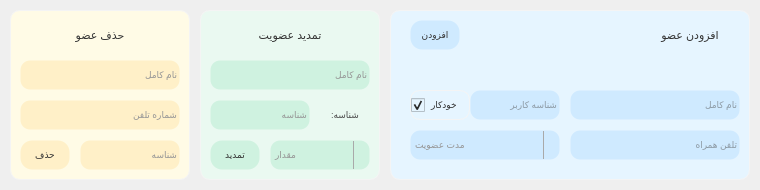
  <widget class="QFrame" name="frame_quick_acc">
   <property name="geometry">
    <rect>
     <x>20</x>
     <y>510</y>
     <width>760</width>
     <height>190</height>
    </rect>
   </property>
   <property name="styleSheet">
    <string notr="true">border-width:0px;
border-style:solid;
border-radius: 10px;
border-color: rgb(255, 255, 255);
color: rgb(50, 50, 50);</string>
   </property>
   <property name="frameShape">
    <enum>QFrame::StyledPanel</enum>
   </property>
   <property name="frameShadow">
    <enum>QFrame::Raised</enum>
   </property>
   <widget class="QFrame" name="frame_comp_3">
    <property name="geometry">
     <rect>
      <x>10</x>
      <y>10</y>
      <width>180</width>
      <height>170</height>
     </rect>
    </property>
    <property name="cursor">
     <cursorShape>ArrowCursor</cursorShape>
    </property>
    <property name="styleSheet">
     <string notr="true">border-width:1px;
border-style:solid;
border-radius: 10px;
border-color: rgb(244, 244, 244);
background-color: rgb(255, 251, 230);</string>
    </property>
    <property name="frameShape">
     <enum>QFrame::NoFrame</enum>
    </property>
    <property name="frameShadow">
     <enum>QFrame::Raised</enum>
    </property>
    <widget class="QLabel" name="lbl_delUser_name">
     <property name="geometry">
      <rect>
       <x>10</x>
       <y>50</y>
       <width>160</width>
       <height>30</height>
      </rect>
     </property>
     <property name="font">
      <font>
       <pointsize>7</pointsize>
      </font>
     </property>
     <property name="layoutDirection">
      <enum>Qt::LeftToRight</enum>
     </property>
     <property name="styleSheet">
      <string notr="true">color: rgb(50, 50, 50);
color: rgb(150, 150, 150);
border-color: rgba(0, 0, 0, 0);
background-color: rgb(255, 240, 200);</string>
     </property>
     <property name="text">
      <string>نام کامل</string>
     </property>
     <property name="alignment">
      <set>Qt::AlignLeading|Qt::AlignLeft|Qt::AlignVCenter</set>
     </property>
    </widget>
    <widget class="QLabel" name="lbl_delUser_user_code">
     <property name="geometry">
      <rect>
       <x>70</x>
       <y>130</y>
       <width>100</width>
       <height>30</height>
      </rect>
     </property>
     <property name="font">
      <font>
       <pointsize>7</pointsize>
      </font>
     </property>
     <property name="layoutDirection">
      <enum>Qt::LeftToRight</enum>
     </property>
     <property name="styleSheet">
      <string notr="true">color: rgb(50, 50, 50);
color: rgb(150, 150, 150);
border-color: rgba(0, 0, 0, 0);
background-color: rgb(255, 240, 200);</string>
     </property>
     <property name="text">
      <string>شناسه</string>
     </property>
     <property name="alignment">
      <set>Qt::AlignLeading|Qt::AlignLeft|Qt::AlignVCenter</set>
     </property>
    </widget>
    <widget class="QLabel" name="lbl_delUser_number">
     <property name="geometry">
      <rect>
       <x>10</x>
       <y>90</y>
       <width>160</width>
       <height>30</height>
      </rect>
     </property>
     <property name="font">
      <font>
       <pointsize>7</pointsize>
      </font>
     </property>
     <property name="layoutDirection">
      <enum>Qt::LeftToRight</enum>
     </property>
     <property name="styleSheet">
      <string notr="true">color: rgb(50, 50, 50);
color: rgb(150, 150, 150);
border-color: rgba(0, 0, 0, 0);
background-color: rgb(255, 240, 200);</string>
     </property>
     <property name="text">
      <string>شماره تلفن</string>
     </property>
     <property name="alignment">
      <set>Qt::AlignLeading|Qt::AlignLeft|Qt::AlignVCenter</set>
     </property>
    </widget>
    <widget class="QPushButton" name="btn_delUser_submit">
     <property name="geometry">
      <rect>
       <x>10</x>
       <y>130</y>
       <width>50</width>
       <height>30</height>
      </rect>
     </property>
     <property name="font">
      <font>
       <pointsize>7</pointsize>
      </font>
     </property>
     <property name="cursor">
      <cursorShape>PointingHandCursor</cursorShape>
     </property>
     <property name="focusPolicy">
      <enum>Qt::NoFocus</enum>
     </property>
     <property name="styleSheet">
      <string notr="true">/*
border-width:1px;
border-style:solid;
border-radius: 12px;
border-color: rgba(244, 244, 244, 0);
background-color: rgb(225, 225, 225);
color: rgb(50, 50, 50);
*/

QPushButton {
	border-width:1px;
	border-style:solid;
	border-radius: 12px;
	border-color: rgba(244, 244, 244, 0);
	background-color: rgb(255, 240, 200);
	color: rgb(50, 50, 50);
}

QPushButton:pressed {
	background-color: rgb(173, 215, 239);
	
	background-color: rgb(246, 224, 150);
}</string>
     </property>
     <property name="text">
      <string>حذف</string>
     </property>
    </widget>
    <widget class="QLabel" name="lbl_comp_3_title">
     <property name="geometry">
      <rect>
       <x>40</x>
       <y>10</y>
       <width>100</width>
       <height>30</height>
      </rect>
     </property>
     <property name="font">
      <font>
       <pointsize>8</pointsize>
      </font>
     </property>
     <property name="styleSheet">
      <string notr="true">border-color: rgba(0, 0, 0, 0);
background-color: rgba(0, 0, 0, 0);
color: rgb(50, 50, 50);</string>
     </property>
     <property name="text">
      <string>حذف عضو</string>
     </property>
     <property name="alignment">
      <set>Qt::AlignCenter</set>
     </property>
    </widget>
   </widget>
   <widget class="QFrame" name="frame_comp_1">
    <property name="geometry">
     <rect>
      <x>390</x>
      <y>10</y>
      <width>360</width>
      <height>170</height>
     </rect>
    </property>
    <property name="cursor">
     <cursorShape>ArrowCursor</cursorShape>
    </property>
    <property name="styleSheet">
     <string notr="true">border-width:1px;
border-style:solid;
border-radius: 10px;
border-color: rgb(244, 244, 244);
background-color: rgb(230, 245, 255);</string>
    </property>
    <property name="frameShape">
     <enum>QFrame::NoFrame</enum>
    </property>
    <property name="frameShadow">
     <enum>QFrame::Raised</enum>
    </property>
    <widget class="QLabel" name="lbl_comp_1_title">
     <property name="geometry">
      <rect>
       <x>250</x>
       <y>10</y>
       <width>100</width>
       <height>30</height>
      </rect>
     </property>
     <property name="font">
      <font>
       <pointsize>8</pointsize>
      </font>
     </property>
     <property name="styleSheet">
      <string notr="true">border-color: rgba(0, 0, 0, 0);
background-color: rgba(0, 0, 0, 0);
color: rgb(50, 50, 50);</string>
     </property>
     <property name="text">
      <string>افزودن عضو</string>
     </property>
     <property name="alignment">
      <set>Qt::AlignCenter</set>
     </property>
    </widget>
    <widget class="QLineEdit" name="input_userAdd_name">
     <property name="geometry">
      <rect>
       <x>180</x>
       <y>80</y>
       <width>170</width>
       <height>30</height>
      </rect>
     </property>
     <property name="font">
      <font>
       <pointsize>7</pointsize>
      </font>
     </property>
     <property name="mouseTracking">
      <bool>true</bool>
     </property>
     <property name="focusPolicy">
      <enum>Qt::ClickFocus</enum>
     </property>
     <property name="autoFillBackground">
      <bool>false</bool>
     </property>
     <property name="styleSheet">
      <string notr="true">background-color: rgb(233, 233, 233);
color: rgb(75, 75, 75);
border-color: rgba(244, 244, 244, 0);
background-color: rgb(207, 234, 255);</string>
     </property>
     <property name="inputMethodHints">
      <set>Qt::ImhNone</set>
     </property>
     <property name="text">
      <string/>
     </property>
     <property name="frame">
      <bool>false</bool>
     </property>
     <property name="echoMode">
      <enum>QLineEdit::Normal</enum>
     </property>
     <property name="alignment">
      <set>Qt::AlignLeading|Qt::AlignLeft|Qt::AlignVCenter</set>
     </property>
     <property name="dragEnabled">
      <bool>false</bool>
     </property>
     <property name="placeholderText">
      <string>نام کامل</string>
     </property>
     <property name="cursorMoveStyle">
      <enum>Qt::LogicalMoveStyle</enum>
     </property>
     <property name="clearButtonEnabled">
      <bool>false</bool>
     </property>
    </widget>
    <widget class="QLineEdit" name="input_userAdd_number">
     <property name="geometry">
      <rect>
       <x>180</x>
       <y>120</y>
       <width>170</width>
       <height>30</height>
      </rect>
     </property>
     <property name="font">
      <font>
       <pointsize>7</pointsize>
      </font>
     </property>
     <property name="mouseTracking">
      <bool>true</bool>
     </property>
     <property name="focusPolicy">
      <enum>Qt::ClickFocus</enum>
     </property>
     <property name="autoFillBackground">
      <bool>false</bool>
     </property>
     <property name="styleSheet">
      <string notr="true">background-color: rgb(233, 233, 233);
color: rgb(75, 75, 75);
border-color: rgba(244, 244, 244, 0);
background-color: rgb(207, 234, 255);</string>
     </property>
     <property name="inputMethodHints">
      <set>Qt::ImhNone</set>
     </property>
     <property name="text">
      <string/>
     </property>
     <property name="frame">
      <bool>false</bool>
     </property>
     <property name="echoMode">
      <enum>QLineEdit::Normal</enum>
     </property>
     <property name="alignment">
      <set>Qt::AlignLeading|Qt::AlignLeft|Qt::AlignVCenter</set>
     </property>
     <property name="dragEnabled">
      <bool>false</bool>
     </property>
     <property name="placeholderText">
      <string>تلفن همراه</string>
     </property>
     <property name="cursorMoveStyle">
      <enum>Qt::LogicalMoveStyle</enum>
     </property>
     <property name="clearButtonEnabled">
      <bool>false</bool>
     </property>
    </widget>
    <widget class="QPushButton" name="btn_userAdd_submit">
     <property name="geometry">
      <rect>
       <x>20</x>
       <y>10</y>
       <width>50</width>
       <height>30</height>
      </rect>
     </property>
     <property name="font">
      <font>
       <pointsize>7</pointsize>
      </font>
     </property>
     <property name="cursor">
      <cursorShape>PointingHandCursor</cursorShape>
     </property>
     <property name="focusPolicy">
      <enum>Qt::NoFocus</enum>
     </property>
     <property name="styleSheet">
      <string notr="true">/*
border-width:1px;
border-style:solid;
border-radius: 12px;
border-color: rgba(244, 244, 244, 0);
background-color: rgb(225, 225, 225);
color: rgb(50, 50, 50);
*/

QPushButton {
	border-width:1px;
	border-style:solid;
	border-radius: 12px;
	border-color: rgba(244, 244, 244, 0);
	background-color: rgb(207, 234, 255);
	color: rgb(50, 50, 50);
}

QPushButton:pressed {
	background-color: rgb(173, 215, 239);
}</string>
     </property>
     <property name="text">
      <string>افزودن</string>
     </property>
    </widget>
    <widget class="QCheckBox" name="ChBox_userAdd_automatic_code">
     <property name="geometry">
      <rect>
       <x>20</x>
       <y>80</y>
       <width>60</width>
       <height>30</height>
      </rect>
     </property>
     <property name="font">
      <font>
       <pointsize>7</pointsize>
      </font>
     </property>
     <property name="cursor">
      <cursorShape>PointingHandCursor</cursorShape>
     </property>
     <property name="focusPolicy">
      <enum>Qt::NoFocus</enum>
     </property>
     <property name="layoutDirection">
      <enum>Qt::LeftToRight</enum>
     </property>
     <property name="text">
      <string>خودکار</string>
     </property>
     <property name="checked">
      <bool>true</bool>
     </property>
    </widget>
    <widget class="QLineEdit" name="input_userAdd_user_code">
     <property name="geometry">
      <rect>
       <x>80</x>
       <y>80</y>
       <width>90</width>
       <height>30</height>
      </rect>
     </property>
     <property name="font">
      <font>
       <pointsize>7</pointsize>
      </font>
     </property>
     <property name="mouseTracking">
      <bool>true</bool>
     </property>
     <property name="focusPolicy">
      <enum>Qt::ClickFocus</enum>
     </property>
     <property name="autoFillBackground">
      <bool>false</bool>
     </property>
     <property name="styleSheet">
      <string notr="true">color: rgb(75, 75, 75);
border-color: rgba(244, 244, 244, 0);
background-color: rgb(207, 234, 255);</string>
     </property>
     <property name="inputMethodHints">
      <set>Qt::ImhNone</set>
     </property>
     <property name="text">
      <string/>
     </property>
     <property name="frame">
      <bool>false</bool>
     </property>
     <property name="echoMode">
      <enum>QLineEdit::Normal</enum>
     </property>
     <property name="alignment">
      <set>Qt::AlignLeading|Qt::AlignLeft|Qt::AlignVCenter</set>
     </property>
     <property name="dragEnabled">
      <bool>false</bool>
     </property>
     <property name="placeholderText">
      <string>شناسه کاربر</string>
     </property>
     <property name="cursorMoveStyle">
      <enum>Qt::LogicalMoveStyle</enum>
     </property>
     <property name="clearButtonEnabled">
      <bool>false</bool>
     </property>
    </widget>
    <widget class="QComboBox" name="ComboBox_userAdd_subAmount">
     <property name="geometry">
      <rect>
       <x>20</x>
       <y>120</y>
       <width>150</width>
       <height>30</height>
      </rect>
     </property>
     <property name="font">
      <font>
       <pointsize>7</pointsize>
      </font>
     </property>
     <property name="cursor">
      <cursorShape>PointingHandCursor</cursorShape>
     </property>
     <property name="focusPolicy">
      <enum>Qt::NoFocus</enum>
     </property>
     <property name="layoutDirection">
      <enum>Qt::LeftToRight</enum>
     </property>
     <property name="styleSheet">
      <string notr="true">

QComboBox {
	background-color: rgba(0,0,0,0);
	color: rgb(50, 50, 50);
	color: rgb(150, 150, 150);
	border-color: rgba(0, 0, 0, 0);
	background-color: rgb(207, 234, 255);
}

QComboBox::drop-down {
	subcontrol-origin: padding;
	subcontrol-position: top right;
	width: 15px;
	
	border-left-width: 1px;
	border-left-color: darkgray;
	border-left-style: solid; /* just a single line */
	border-top-right-radius: 25px; /* same radius as the QComboBox */
	border-bottom-right-radius: 25px;
}

/*QComboBox::drop-down {
    subcontrol-origin: padding;
    subcontrol-position: top right;
    width: 15px;

    border-left-width: 1px;
    border-left-color: darkgray;
    border-left-style: solid;
    border-top-right-radius: 3px;
    border-bottom-right-radius: 3px;
}
*/
QComboBox::down-arrow {

}
/*
QComboBox::down-arrow:on {
    top: 1px;
    left: 1px;
}
*/</string>
     </property>
     <property name="currentIndex">
      <number>0</number>
     </property>
     <property name="frame">
      <bool>true</bool>
     </property>
     <property name="modelColumn">
      <number>0</number>
     </property>
     <item>
      <property name="text">
       <string>مدت عضویت</string>
      </property>
     </item>
     <item>
      <property name="text">
       <string>یک ماه</string>
      </property>
     </item>
     <item>
      <property name="text">
       <string>دو ماه</string>
      </property>
     </item>
     <item>
      <property name="text">
       <string>سه ماه</string>
      </property>
     </item>
     <item>
      <property name="text">
       <string>چهار ماه</string>
      </property>
     </item>
     <item>
      <property name="text">
       <string>شش ماه</string>
      </property>
     </item>
     <item>
      <property name="text">
       <string>یک سال</string>
      </property>
     </item>
     <item>
      <property name="text">
       <string>دو سال</string>
      </property>
     </item>
    </widget>
   </widget>
   <widget class="QFrame" name="frame_comp_2">
    <property name="geometry">
     <rect>
      <x>200</x>
      <y>10</y>
      <width>180</width>
      <height>170</height>
     </rect>
    </property>
    <property name="cursor">
     <cursorShape>ArrowCursor</cursorShape>
    </property>
    <property name="styleSheet">
     <string notr="true">border-width:1px;
border-style:solid;
border-radius: 10px;
border-color: rgb(244, 244, 244);
background-color: rgb(234, 249, 241);</string>
    </property>
    <property name="frameShape">
     <enum>QFrame::NoFrame</enum>
    </property>
    <property name="frameShadow">
     <enum>QFrame::Raised</enum>
    </property>
    <widget class="QLabel" name="lbl_comp_2_title">
     <property name="geometry">
      <rect>
       <x>40</x>
       <y>10</y>
       <width>100</width>
       <height>30</height>
      </rect>
     </property>
     <property name="font">
      <font>
       <pointsize>8</pointsize>
      </font>
     </property>
     <property name="styleSheet">
      <string notr="true">border-color: rgba(0, 0, 0, 0);
background-color: rgba(0, 0, 0, 0);
color: rgb(50, 50, 50);</string>
     </property>
     <property name="text">
      <string>تمدید عضویت</string>
     </property>
     <property name="alignment">
      <set>Qt::AlignCenter</set>
     </property>
    </widget>
    <widget class="QComboBox" name="ComboBox_renewSub_amount">
     <property name="geometry">
      <rect>
       <x>70</x>
       <y>130</y>
       <width>100</width>
       <height>30</height>
      </rect>
     </property>
     <property name="font">
      <font>
       <pointsize>7</pointsize>
      </font>
     </property>
     <property name="cursor">
      <cursorShape>PointingHandCursor</cursorShape>
     </property>
     <property name="focusPolicy">
      <enum>Qt::NoFocus</enum>
     </property>
     <property name="layoutDirection">
      <enum>Qt::LeftToRight</enum>
     </property>
     <property name="styleSheet">
      <string notr="true">

QComboBox {
	background-color: rgba(0,0,0,0);
	color: rgb(50, 50, 50);
	color: rgb(150, 150, 150);
	border-color: rgba(0, 0, 0, 0);
	background-color: rgb(207, 242, 224);
}

QComboBox::drop-down {
	subcontrol-origin: padding;
	subcontrol-position: top right;
	width: 15px;
	
	border-left-width: 1px;
	border-left-color: darkgray;
	border-left-style: solid; /* just a single line */
	border-top-right-radius: 25px; /* same radius as the QComboBox */
	border-bottom-right-radius: 25px;
}

/*QComboBox::drop-down {
    subcontrol-origin: padding;
    subcontrol-position: top right;
    width: 15px;

    border-left-width: 1px;
    border-left-color: darkgray;
    border-left-style: solid;
    border-top-right-radius: 3px;
    border-bottom-right-radius: 3px;
}
*/
QComboBox::down-arrow {

}
/*
QComboBox::down-arrow:on {
    top: 1px;
    left: 1px;
}
*/</string>
     </property>
     <property name="currentIndex">
      <number>0</number>
     </property>
     <property name="frame">
      <bool>true</bool>
     </property>
     <property name="modelColumn">
      <number>0</number>
     </property>
     <item>
      <property name="text">
       <string>مقدار</string>
      </property>
     </item>
     <item>
      <property name="text">
       <string>یک ماه</string>
      </property>
     </item>
     <item>
      <property name="text">
       <string>دو ماه</string>
      </property>
     </item>
     <item>
      <property name="text">
       <string>سه ماه</string>
      </property>
     </item>
     <item>
      <property name="text">
       <string>چهار ماه</string>
      </property>
     </item>
     <item>
      <property name="text">
       <string>شش ماه</string>
      </property>
     </item>
     <item>
      <property name="text">
       <string>یک سال</string>
      </property>
     </item>
     <item>
      <property name="text">
       <string>دو سال</string>
      </property>
     </item>
    </widget>
    <widget class="QPushButton" name="btn_renewSub_submit">
     <property name="geometry">
      <rect>
       <x>10</x>
       <y>130</y>
       <width>50</width>
       <height>30</height>
      </rect>
     </property>
     <property name="font">
      <font>
       <pointsize>7</pointsize>
      </font>
     </property>
     <property name="cursor">
      <cursorShape>PointingHandCursor</cursorShape>
     </property>
     <property name="focusPolicy">
      <enum>Qt::NoFocus</enum>
     </property>
     <property name="styleSheet">
      <string notr="true">/*
border-width:1px;
border-style:solid;
border-radius: 12px;
border-color: rgba(244, 244, 244, 0);
background-color: rgb(225, 225, 225);
color: rgb(50, 50, 50);
*/

QPushButton {
	border-width:1px;
	border-style:solid;
	border-radius: 12px;
	border-color: rgba(244, 244, 244, 0);
	background-color: rgb(207, 242, 224);
	color: rgb(50, 50, 50);
}

QPushButton:pressed {
	background-color: rgb(207, 242, 224);
	background-color: rgb(185, 233, 184);
}</string>
     </property>
     <property name="text">
      <string>تمدید</string>
     </property>
    </widget>
    <widget class="QLabel" name="lbl_comp_2_id">
     <property name="geometry">
      <rect>
       <x>120</x>
       <y>90</y>
       <width>50</width>
       <height>30</height>
      </rect>
     </property>
     <property name="font">
      <font>
       <pointsize>7</pointsize>
      </font>
     </property>
     <property name="styleSheet">
      <string notr="true">border-color: rgba(0, 0, 0,0);
background-color: rgba(0, 0, 0, 0);
color: rgb(75, 75, 75);</string>
     </property>
     <property name="text">
      <string>شناسه:</string>
     </property>
     <property name="alignment">
      <set>Qt::AlignCenter</set>
     </property>
    </widget>
    <widget class="QLabel" name="lbl_renewSub_name">
     <property name="geometry">
      <rect>
       <x>10</x>
       <y>50</y>
       <width>160</width>
       <height>30</height>
      </rect>
     </property>
     <property name="font">
      <font>
       <pointsize>7</pointsize>
      </font>
     </property>
     <property name="layoutDirection">
      <enum>Qt::LeftToRight</enum>
     </property>
     <property name="styleSheet">
      <string notr="true">color: rgb(50, 50, 50);
color: rgb(150, 150, 150);
border-color: rgba(0, 0, 0, 0);
background-color: rgb(207, 242, 224);</string>
     </property>
     <property name="text">
      <string>نام کامل</string>
     </property>
     <property name="alignment">
      <set>Qt::AlignLeading|Qt::AlignLeft|Qt::AlignVCenter</set>
     </property>
    </widget>
    <widget class="QLabel" name="lbl_renewSub_user_code">
     <property name="geometry">
      <rect>
       <x>10</x>
       <y>90</y>
       <width>100</width>
       <height>30</height>
      </rect>
     </property>
     <property name="font">
      <font>
       <pointsize>7</pointsize>
      </font>
     </property>
     <property name="layoutDirection">
      <enum>Qt::LeftToRight</enum>
     </property>
     <property name="styleSheet">
      <string notr="true">color: rgb(50, 50, 50);
color: rgb(150, 150, 150);
border-color: rgba(0, 0, 0, 0);
background-color: rgb(207, 242, 224);</string>
     </property>
     <property name="text">
      <string>شناسه</string>
     </property>
     <property name="alignment">
      <set>Qt::AlignLeading|Qt::AlignLeft|Qt::AlignVCenter</set>
     </property>
    </widget>
   </widget>
  </widget>
